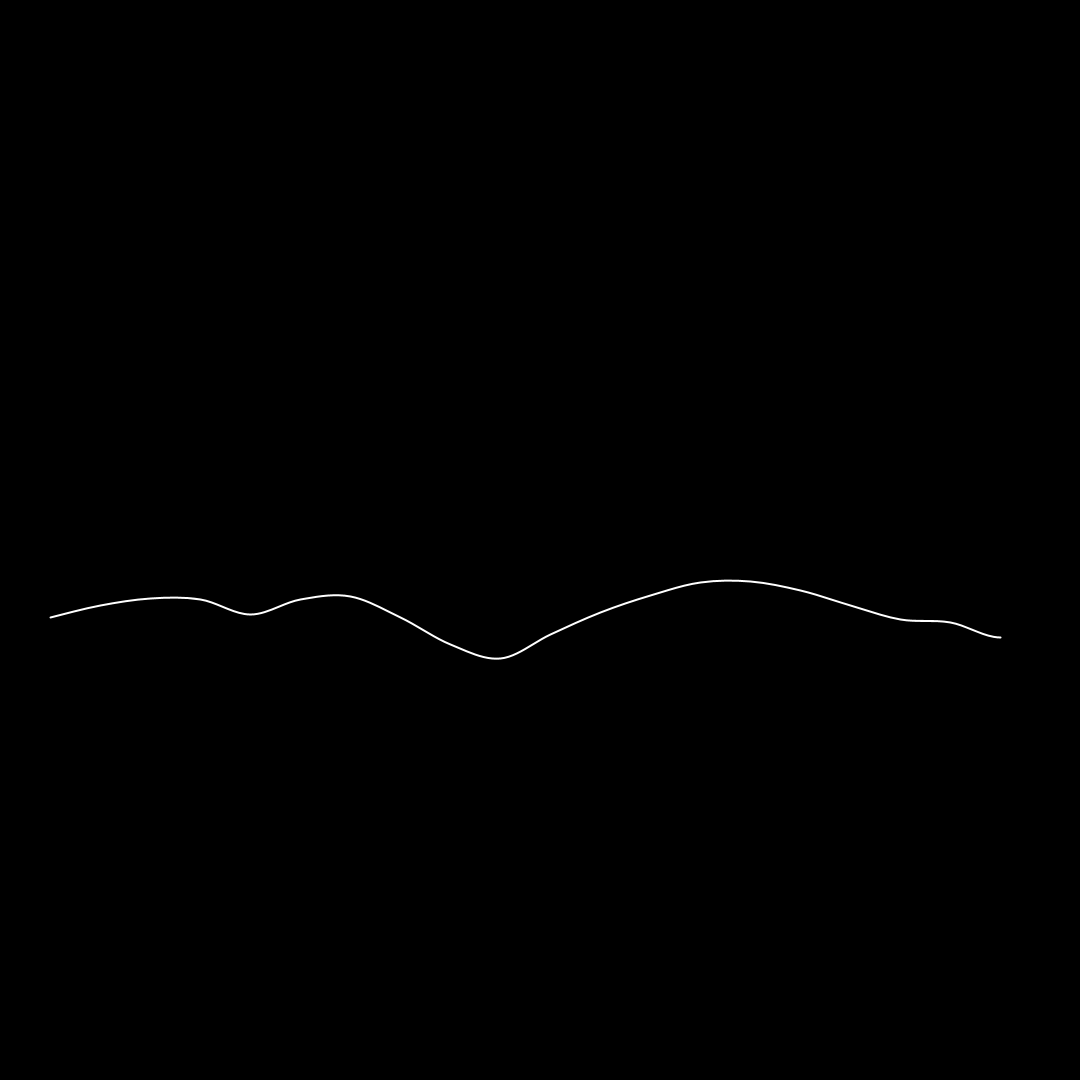
Frame 1 (no input)
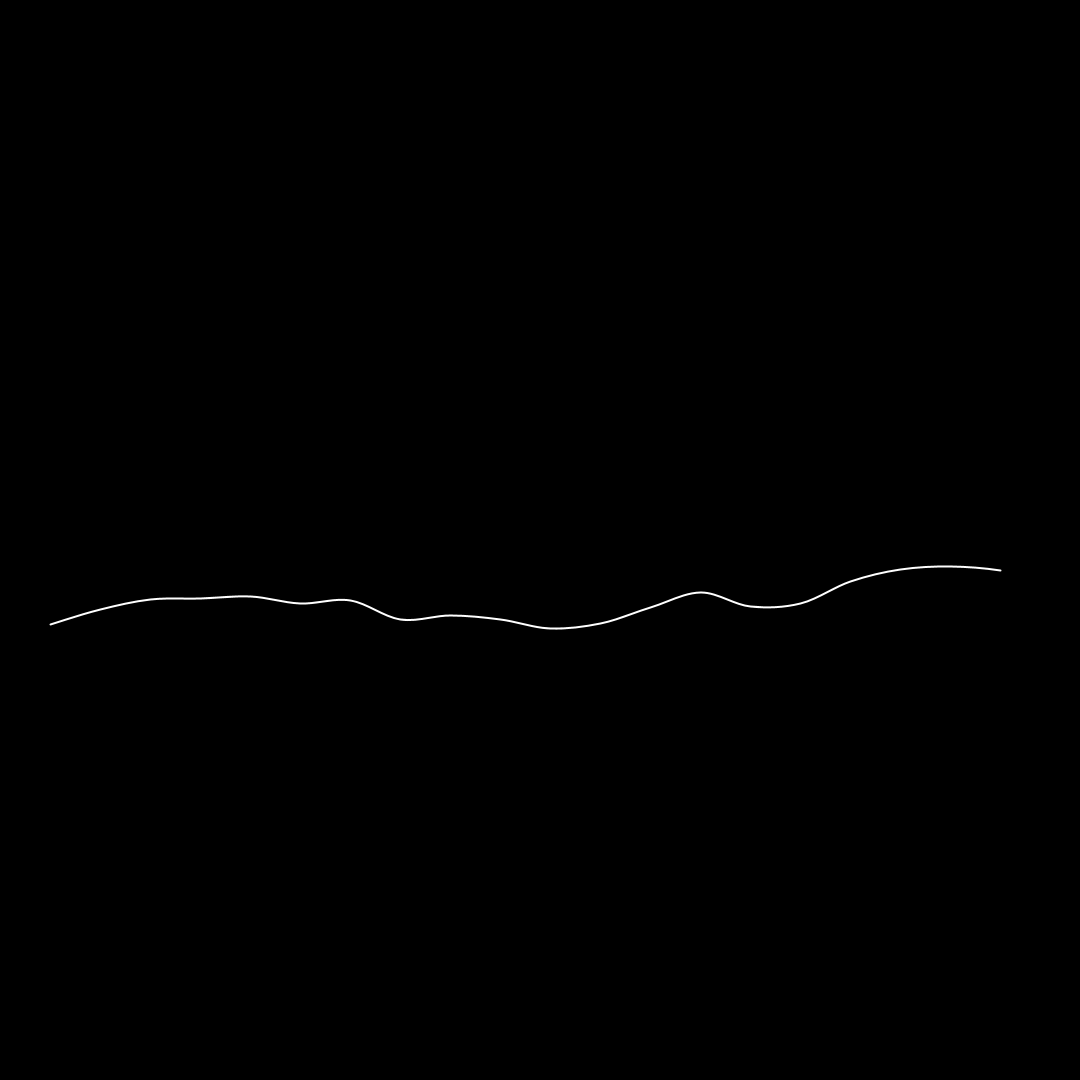
Frame 2 (the mouse pressed at the canvas centre, redrawn once)

The Processing sketch that drew these frames (run headless with seeded random() and noise(); the mouse was pressed at the canvas centre and the sketch redrawn once):

// Processing sketch: week10_alptugan_noise_02
// ── week10_alptugan_noise_02.pde
float x;
float y;

void setup() {
  surface.setLocation(0, 0);
  size(1080, 1080);
  background(0);

  smooth(); 
  noLoop();
}


void draw() {
  background(0);
  stroke(255);
  strokeWeight(2);

  noFill();
  beginShape();
  //curveVertex(0, height*0.5);
  for (int i = 0; i < width; i = i + 50) {
    x = i;
    y = height * 0.5 + noise(i * 0.004) * 150;

    curveVertex(x, y);
  }
  //curveVertex(width, height*0.5);
  endShape();
}

void mousePressed() {
  noiseSeed(int(random(999999)));
  loop();
}

void mouseReleased() {
  noLoop();
}
